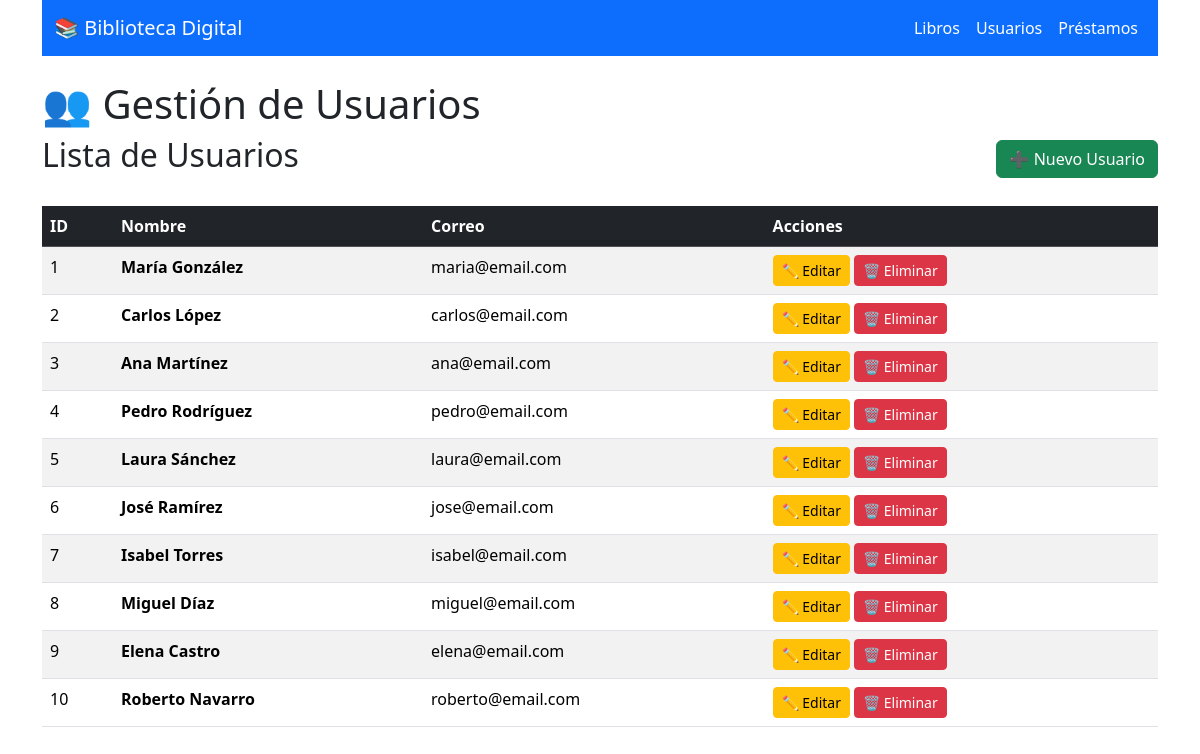
The page /usuarios on the database its author committed.
### tables this page shows
CREATE TABLE usuarios (
            id INTEGER PRIMARY KEY AUTOINCREMENT,
            nombre TEXT NOT NULL,
            correo TEXT NOT NULL UNIQUE
        );

### app.py (the view)
@app.route('/usuarios')
def index_usuarios():
    conn = sqlite3.connect('biblioteca.db')
    conn.row_factory = sqlite3.Row
    cursor = conn.cursor()
    cursor.execute('SELECT * FROM usuarios')
    usuarios = cursor.fetchall()
    conn.close()
    return render_template('index_usuarios.html', usuarios=usuarios)

### templates/index_usuarios.html
{% extends 'base.html' %}
{% block content %}
<h1>👥 Gestión de Usuarios</h1>
<div class="d-flex justify-content-between align-items-center mb-4">
    <h2>Lista de Usuarios</h2>
    <a href="/create_usuario" class="btn btn-success">➕ Nuevo Usuario</a>
</div>
<table class="table table-striped">
    <thead class="table-dark">
        <tr>
            <th>ID</th>
            <th>Nombre</th>
            <th>Correo</th>
            <th>Acciones</th>
        </tr>
    </thead>
    <tbody>
        {% for usuario in usuarios %}
        <tr>
            <td>{{ usuario.id }}</td>
            <td><strong>{{ usuario.nombre }}</strong></td>
            <td>{{ usuario.correo }}</td>
            <td>
                <button class="btn btn-warning btn-sm">✏️ Editar</button>
                <button class="btn btn-danger btn-sm">🗑️ Eliminar</button>
            </td>
        </tr>
        {% endfor %}
    </tbody>
</table>
{% endblock %}

### rows shown on the page
usuarios: id "1", nombre "María González", correo "maria@email.com"
usuarios: id "2", nombre "Carlos López", correo "carlos@email.com"
usuarios: id "3", nombre "Ana Martínez", correo "ana@email.com"
usuarios: id "4", nombre "Pedro Rodríguez", correo "pedro@email.com"
usuarios: id "5", nombre "Laura Sánchez", correo "laura@email.com"
usuarios: id "6", nombre "José Ramírez", correo "jose@email.com"
usuarios: id "7", nombre "Isabel Torres", correo "isabel@email.com"
usuarios: id "8", nombre "Miguel Díaz", correo "miguel@email.com"
usuarios: id "9", nombre "Elena Castro", correo "elena@email.com"
usuarios: id "10", nombre "Roberto Navarro", correo "roberto@email.com"
